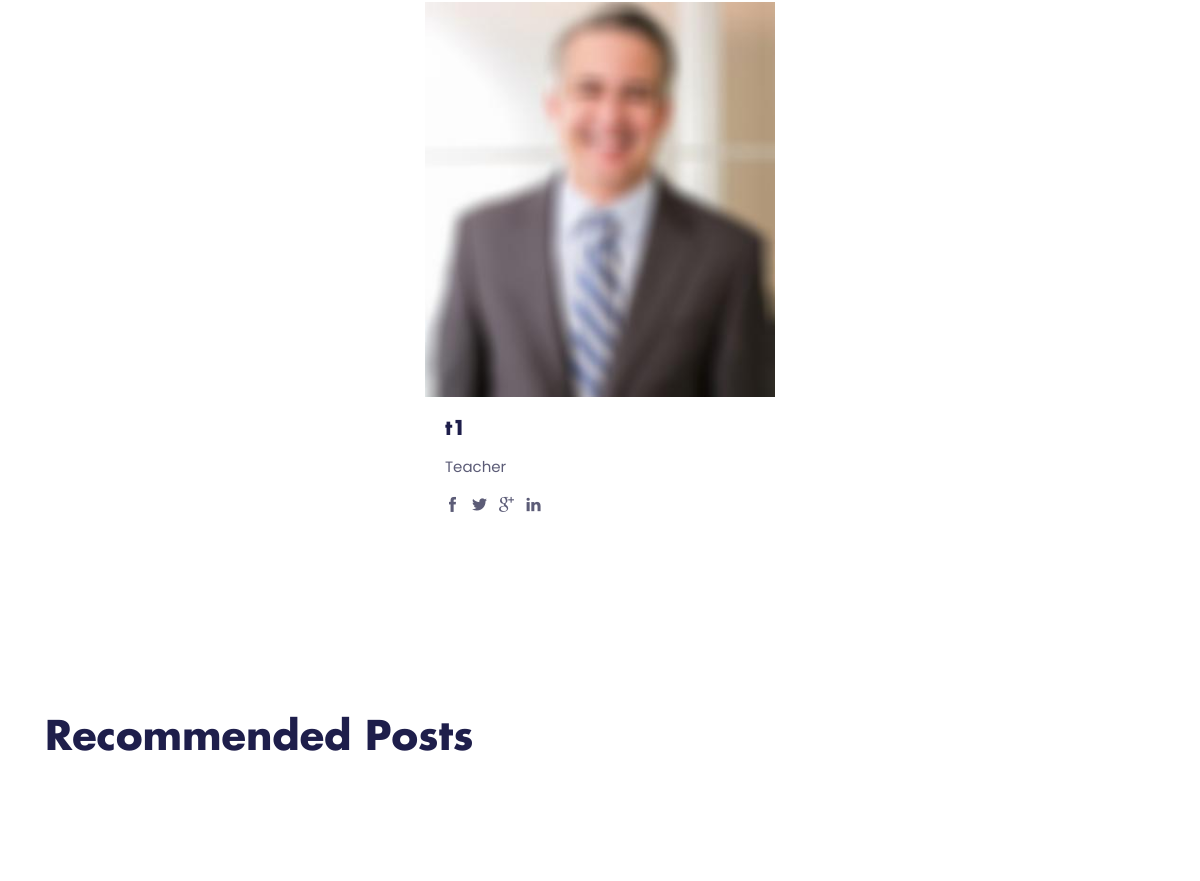
The page /educenter/ (middle part) on the database as committed earlier.
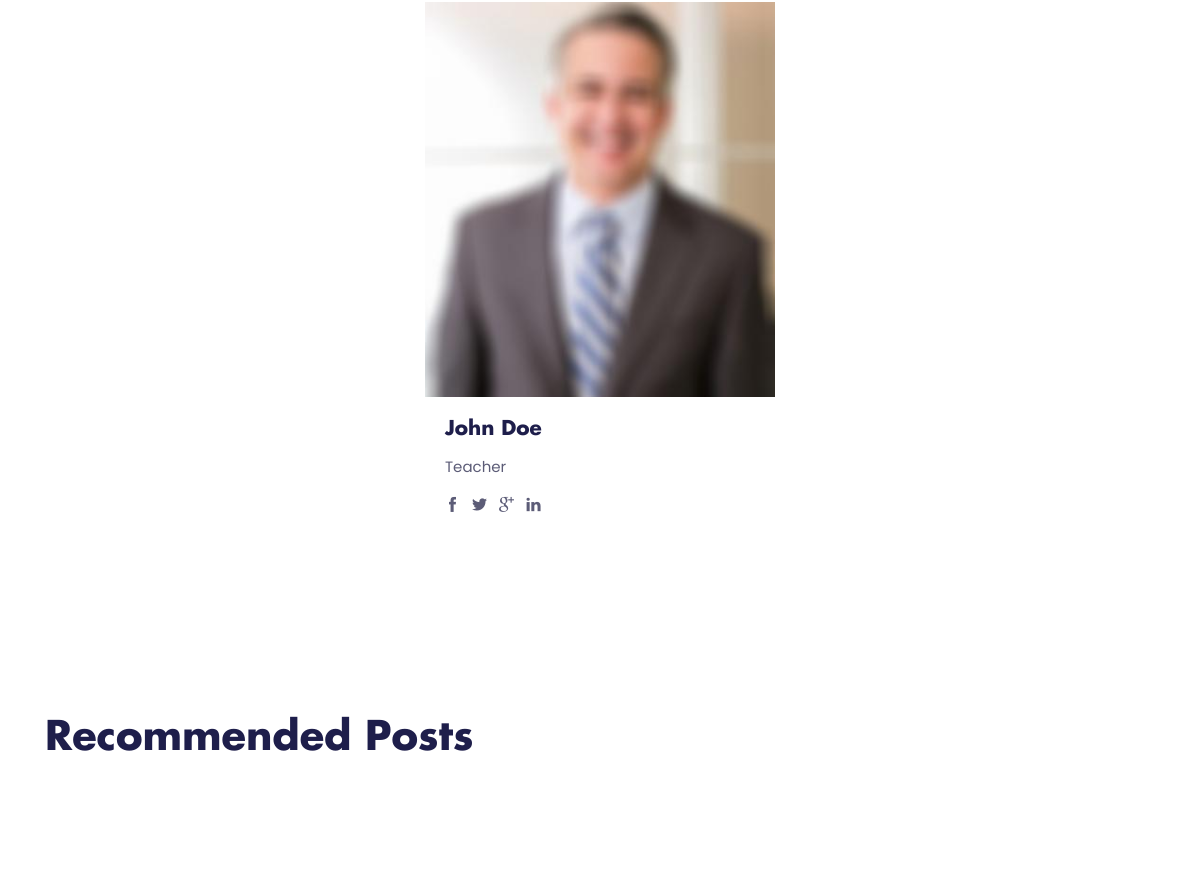
The same page on the database as committed later.
### educenter/models.py (models this page shows, shortened)
class CommonInfo(models.Model):
    name = models.CharField(max_length=100, null=False)
    content = models.TextField(default='')
    header_about = models.ForeignKey('About', null=True, on_delete=models.CASCADE)
    class Meta:
        abstract = True
        ordering = ['id']

class Teacher(CommonInfo):
    education = models.CharField(max_length=255)
    summary = models.CharField(max_length=255)
    t_interest = models.ManyToManyField('Interest')
    email = models.EmailField(default='default@ex.co.ke')
    phone = models.CharField(max_length=50, default='+254 700 000 000')
    social_media = models.CharField(max_length=50, default='default')
    address = models.CharField(max_length=100, default='Default, Setting')
    t_courses = models.ManyToManyField('Course')
    image_url = models.ImageField(upload_to='images/teachers/', null=True)
    model_name = models.CharField(max_length=100,default='teacher')

### educenter/views.py (the view)
# urls.py: path('', home_view, name='home'),
def home_view(request):
    course_list = Course.objects.filter(id__lt=7)
    course_detail = get_object_or_404(course_list, pk=1)
    teacher_list = Teacher.objects.filter(id__lt=4)
    teacher_detail = get_object_or_404(teacher_list, pk=1)
    blog_reccommend = Blog.objects.filter(post_date__lt=date(2022,4,21))
    context = {
        'course_list': course_list,
        'course_detail': course_detail,
        'teacher_list': teacher_list,
        'teacher_detail': teacher_detail,
        'blog_reccommend': blog_reccommend,
        'plat' : 'educenter',
    }
    return render(request, 'educenter/core/home.html', context)

### templates/educenter/core/home.html (shortened to what this page needs)
{% extends 'educenter/core/base.html' %}
{% load static %}
{% block content %}
{% include "educenter/core/teacher/teacher-rec.html" %}
{% include "educenter/core/blog/reccommended-post.html" %}
{% endblock content %}

### templates/educenter/core/teacher/teacher-rec.html (shortened to what this page needs)
{% load static %}
<section class="section">
  <div class="container">
    <div class="row justify-content-center">
      {% for t in teacher_list %}
      <div class="col-lg-4 col-sm-6 mb-5 mb-lg-0">
        <div class="card border-0 rounded-0 hover-shadow">
          <img class="card-img-top rounded-0" src="{{t.image_url.url}}" alt="teacher">
          <div class="card-body">
            <a href="{% url plat|add:':teacher-single' t.id %}">
              <h4 class="card-title">{{t.name}}</h4>
            </a>
            <p>Teacher</p>
            <ul class="list-inline">
              <li class="list-inline-item"><a class="text-color" href="#"><i class="ti-facebook"></i></a></li>
              <li class="list-inline-item"><a class="text-color" href="#"><i class="ti-twitter-alt"></i></a></li>
              <li class="list-inline-item"><a class="text-color" href="#"><i class="ti-google"></i></a></li>
              <li class="list-inline-item"><a class="text-color" href="#"><i class="ti-linkedin"></i></a></li>
            </ul>
          </div>
        </div>
      </div>
     {% endfor %}
    </div>
  </div>
</section>

Rows that differ between the two databases and show on the page:
changed Teacher: name "t1" → "John Doe"
